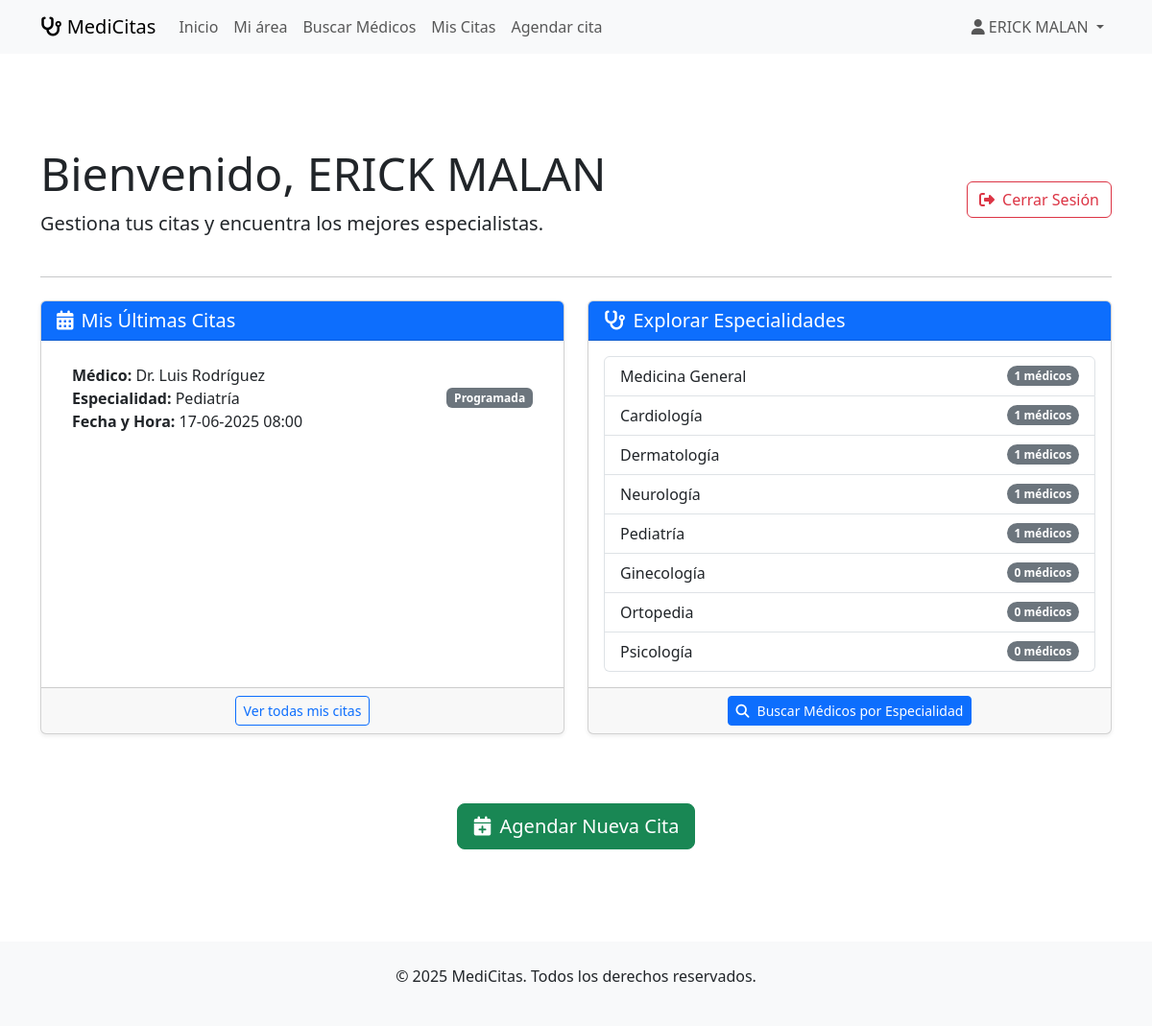
/dashboard (signed in), run on an earlier commit of the app's database.
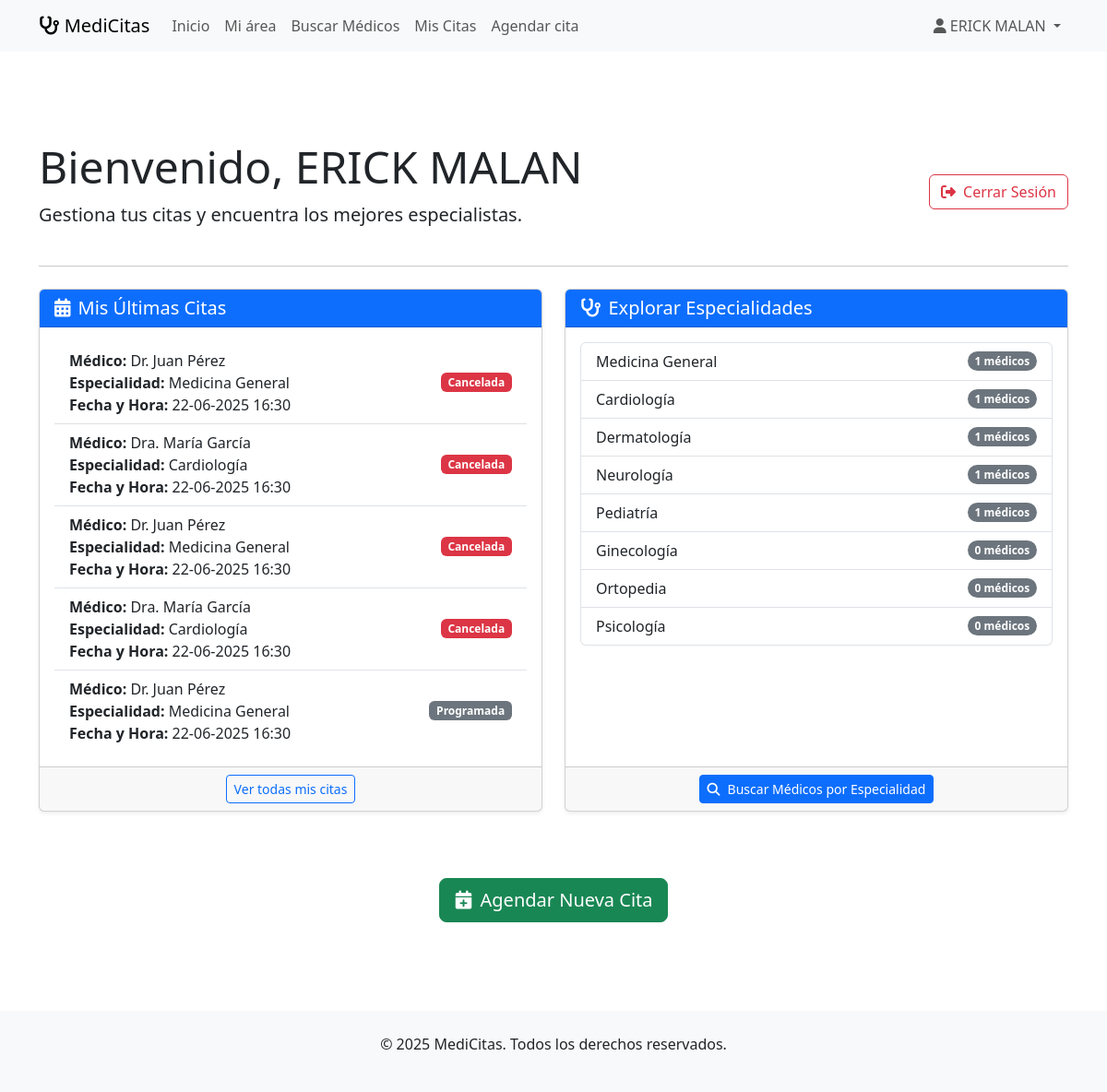
And on a later commit of the database.
### app.py (models this page shows)
class User(UserMixin, db.Model):
    id = db.Column(db.Integer, primary_key=True)
    email = db.Column(db.String(120), unique=True, nullable=False)
    password_hash = db.Column(db.String(128), nullable=False)
    nombre = db.Column(db.String(100), nullable=False)
    telefono = db.Column(db.String(20))
    fecha_nacimiento = db.Column(db.Date)
    fecha_registro = db.Column(db.DateTime, default=datetime.utcnow)
    is_active = db.Column(db.Boolean, default=True)
    citas = db.relationship('Cita', backref='paciente', lazy=True)

class Cita(db.Model):
    id = db.Column(db.Integer, primary_key=True)
    paciente_id = db.Column(db.Integer, db.ForeignKey('user.id'), nullable=False)
    medico_id = db.Column(db.Integer, db.ForeignKey('medico.id'), nullable=False)
    fecha_hora = db.Column(db.DateTime, nullable=False)
    motivo = db.Column(db.Text)
    estado = db.Column(db.String(20), default='programada')  # programada, completada, cancelada
    fecha_creacion = db.Column(db.DateTime, default=datetime.utcnow)
    notas = db.Column(db.Text)

class Medico(db.Model):
    id = db.Column(db.Integer, primary_key=True)
    nombre = db.Column(db.String(100), nullable=False)
    cedula = db.Column(db.String(20), unique=True, nullable=False)
    especialidad_id = db.Column(db.Integer, db.ForeignKey('especialidad.id'), nullable=False)
    telefono = db.Column(db.String(20))
    email = db.Column(db.String(120))
    horario_inicio = db.Column(db.Time, default=datetime.strptime('08:00', '%H:%M').time())
    horario_fin = db.Column(db.Time, default=datetime.strptime('17:00', '%H:%M').time())
    duracion_cita = db.Column(db.Integer, default=30)  # minutos
    activo = db.Column(db.Boolean, default=True)
    citas = db.relationship('Cita', backref='medico', lazy=True)

class Especialidad(db.Model):
    id = db.Column(db.Integer, primary_key=True)
    nombre = db.Column(db.String(100), nullable=False, unique=True)
    descripcion = db.Column(db.Text)
    medicos = db.relationship('Medico', backref='especialidad', lazy=True)

### app.py (the view)
@app.route('/dashboard')
@login_required
def dashboard():
    citas = Cita.query.filter_by(paciente_id=current_user.id)\
                     .order_by(Cita.fecha_hora.desc()).limit(5).all()
    especialidades = Especialidad.query.all()
    return render_template('dashboard.html', citas=citas, especialidades=especialidades)

### app.py (called while the page is built)
@login_manager.user_loader
def load_user(user_id):
    return User.query.get(int(user_id))

### templates/dashboard.html (shortened to what this page needs)
{% extends "base.html" %}
{% block content %}
<div class="container py-5 mt-5">
    <div class="row mb-4 align-items-center">
        <div class="col-md-8">
            <h1 class="display-5">Bienvenido, {{ current_user.nombre }}</h1>
            <p class="lead">Gestiona tus citas y encuentra los mejores especialistas.</p>
        </div>
        <div class="col-md-4 text-md-end">
            <a href="{{ url_for('logout') }}" class="btn btn-outline-danger">
                <i class="fas fa-sign-out-alt me-2"></i>Cerrar Sesión
            </a>
        </div>
    </div>
    <hr class="my-4">
    <div class="row">
        <div class="col-lg-6 mb-4">
            <div class="card h-100 shadow-sm">
                <div class="card-header bg-primary text-white">
                    <h5 class="mb-0"><i class="fas fa-calendar-alt me-2"></i>Mis Últimas Citas</h5>
                </div>
                <div class="card-body">
                    {% if citas %}
                        <ul class="list-group list-group-flush">
                            {% for cita in citas %}
                            <li class="list-group-item d-flex justify-content-between align-items-center">
                                <div>
                                    <strong>Médico:</strong> {{ cita.medico.nombre }}<br>
                                    <strong>Especialidad:</strong> {{ cita.medico.especialidad.nombre }}<br>
                                    <strong>Fecha y Hora:</strong> {{ cita.fecha_hora.strftime('%d-%m-%Y %H:%M') }}
                                </div>
                                {% if cita.estado == 'pendiente' %}
                                    <span class="badge bg-warning text-dark">Pendiente</span>
                                {% elif cita.estado == 'confirmada' %}
                                    <span class="badge bg-success">Confirmada</span>
                                {% elif cita.estado == 'cancelada' %}
                                    <span class="badge bg-danger">Cancelada</span>
                                {% else %}
                                    <span class="badge bg-secondary">{{ cita.estado | capitalize }}</span>
                                {% endif %}
                            </li>
                            {% endfor %}
                        </ul>
                    {% else %}
                        <div class="alert alert-info text-center" role="alert">
                            No tienes citas recientes. ¡Es un buen momento para agendar una!
                        </div>
                    {% endif %}
                </div>
                <div class="card-footer text-center">
                    <a href="{{ url_for('mis_citas') }}" class="btn btn-sm btn-outline-primary">Ver todas mis citas</a>
                </div>
            </div>
        </div>
        <div class="col-lg-6 mb-4">
            <div class="card h-100 shadow-sm">
                <div class="card-header bg-primary text-white">
                    <h5 class="mb-0"><i class="fas fa-stethoscope me-2"></i>Explorar Especialidades</h5>
                </div>
                <div class="card-body">
                    {% if especialidades %}
                        <div class="list-group">
                            {% for esp in especialidades %}
                            <a href="{{ url_for('buscar_medicos', especialidad_id=esp.id) }}" class="list-group-item list-group-item-action d-flex justify-content-between align-items-center">
                                {{ esp.nombre }}
                                <span class="badge bg-secondary rounded-pill">{{ esp.medicos | length }} médicos</span>
                            </a>
                            {% endfor %}
                        </div>
                    {% else %}
                        <div class="alert alert-warning text-center" role="alert">
                            No hay especialidades disponibles en este momento.
                        </div>
                    {% endif %}
                </div>
                <div class="card-footer text-center">
                    <a href="{{ url_for('buscar_medicos') }}" class="btn btn-sm btn-primary">
                        <i class="fas fa-search me-2"></i>Buscar Médicos por Especialidad
                    </a>
                </div>
            </div>
        </div>
    </div>
    <div class="text-center mt-5">
        <a href="{{ url_for('buscar_medicos') }}" class="btn btn-lg btn-success">
            <i class="fas fa-calendar-plus me-2"></i>Agendar Nueva Cita
        </a>
    </div>
</div>
{% endblock %}

### templates/base.html (shortened to what this page needs)
<!DOCTYPE html>
<html lang="es">
<head>
    <link href="https://cdnjs.cloudflare.com/ajax/libs/bootstrap/5.3.0/css/bootstrap.min.css" rel="stylesheet">
    <link href="https://cdnjs.cloudflare.com/ajax/libs/font-awesome/6.4.0/css/all.min.css" rel="stylesheet">
</head>
<body>
    <nav class="navbar navbar-expand-lg navbar-light bg-light">
        <div class="container">
            <a class="navbar-brand" href="{{ url_for('index') }}">
                <i class="fas fa-stethoscope"></i> MediCitas
            </a>
            <div class="collapse navbar-collapse" id="navbarNav">
                <ul class="navbar-nav me-auto">
                    <li class="nav-item">
                        <a class="nav-link" href="{{ url_for('index') }}">Inicio</a>
                    </li>
                    {% if current_user.is_authenticated %}
                    <li class="nav-item">
                        <a class="nav-link" href="{{ url_for('dashboard') }}">Mi área</a>
                    </li>
                    <li class="nav-item">
                        <a class="nav-link" href="{{ url_for('buscar_medicos') }}">Buscar Médicos</a>
                    </li>
                    <li class="nav-item">
                        <a class="nav-link" href="{{ url_for('mis_citas') }}">Mis Citas</a>
                    </li>
                    <li class="nav-item">
                        <a class="nav-link" href="{{ url_for('agendar_cita') }}">Agendar cita</a>
                    </li>
                    {% endif %}
                </ul>
                <ul class="navbar-nav">
                    {% if current_user.is_authenticated %}
                    <li class="nav-item dropdown">
                        <a class="nav-link dropdown-toggle" href="#" id="navbarDropdown" role="button" data-bs-toggle="dropdown">
                            <i class="fas fa-user"></i> {{ current_user.nombre }}
                        </a>
                    </li>
                    {% endif %}
                </ul>
            </div>
        </div>
    </nav>
    <main>
        {% block content %}{% endblock %}
    </main>
    <footer class="bg-light text-center py-4 mt-5">
        <div class="container">
            <p>&copy; 2025 MediCitas. Todos los derechos reservados.</p>
        </div>
    </footer>
</body>
</html>

What changed in the data, as far as the page shows it:
no longer on this page (row edited): Cita: medico.nombre "Dr. Luis Rodríguez", medico.especialidad.nombre "Pediatría", fecha_hora "17-06-2025 08:00", estado "Programada"
added Cita: medico.nombre "Dr. Juan Pérez", medico.especialidad.nombre "Medicina General", fecha_hora "22-06-2025 16:30", estado "Cancelada"
added Cita: medico.nombre "Dra. María García", medico.especialidad.nombre "Cardiología", fecha_hora "22-06-2025 16:30", estado "Cancelada"
added Cita: medico.nombre "Dr. Juan Pérez", medico.especialidad.nombre "Medicina General", fecha_hora "22-06-2025 16:30", estado "Cancelada"
added Cita: medico.nombre "Dra. María García", medico.especialidad.nombre "Cardiología", fecha_hora "22-06-2025 16:30", estado "Cancelada"
added Cita: medico.nombre "Dr. Juan Pérez", medico.especialidad.nombre "Medicina General", fecha_hora "22-06-2025 16:30", estado "Programada"
